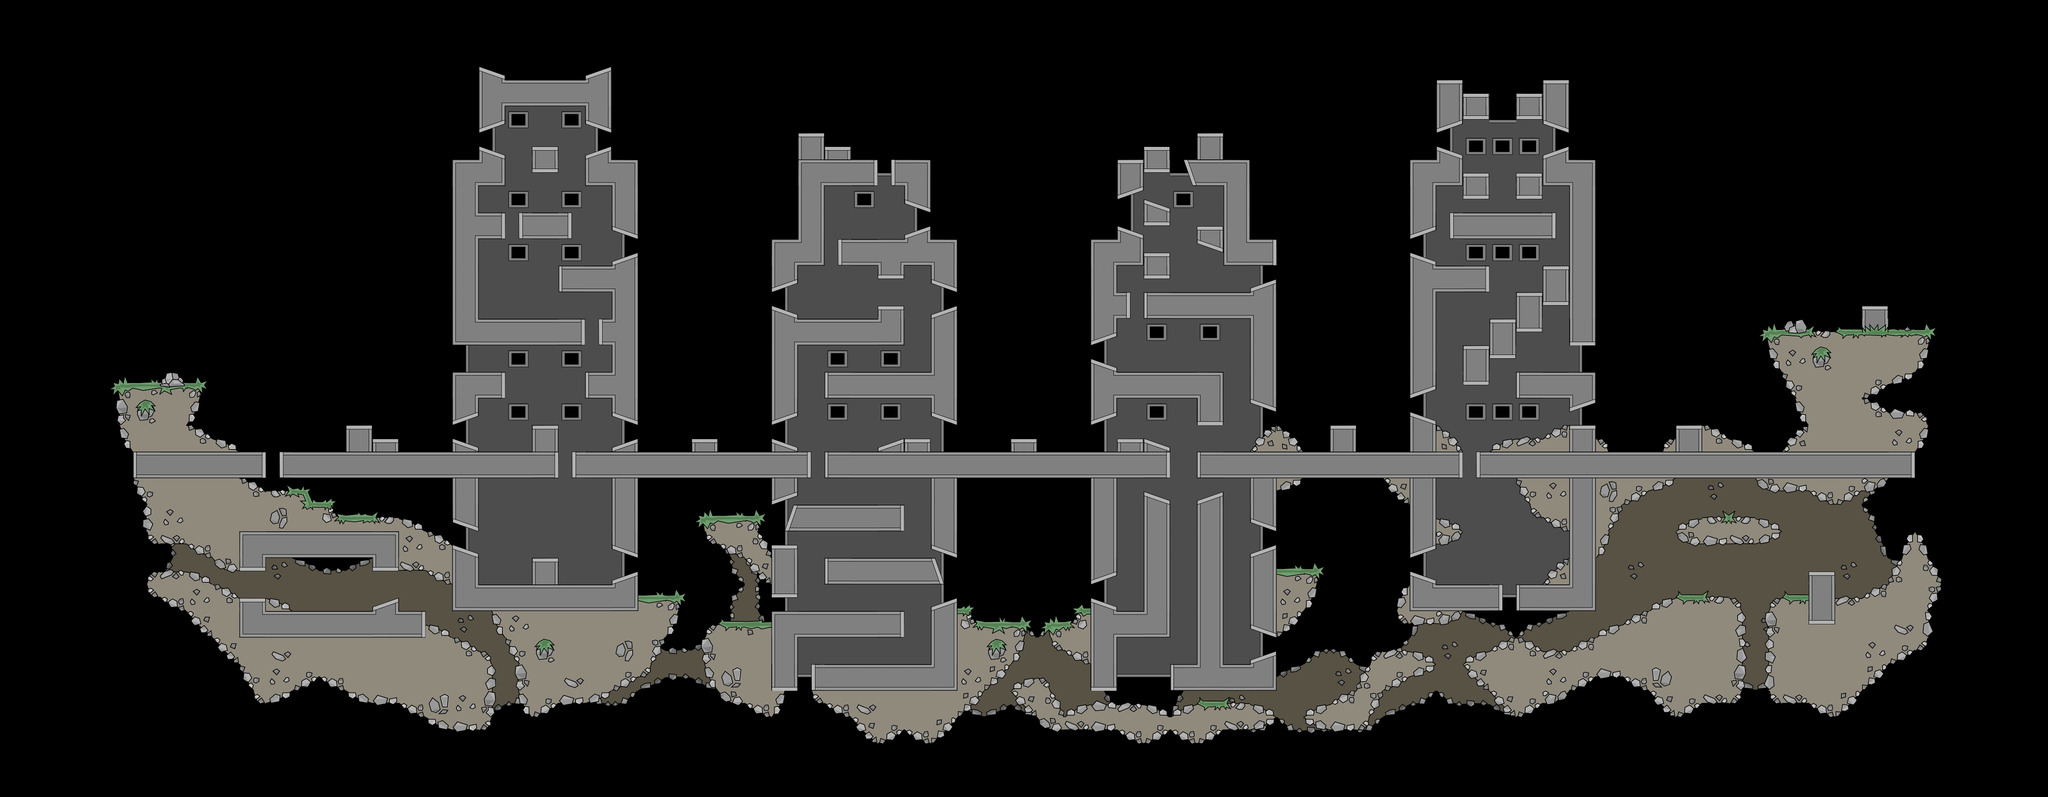

A level layout from a 2D game, rendered from its tile map. Below: a short description, then the map file with tile-grid data replaced by summaries:
An orthogonal 77x30 tile map with 64x64 px tiles, 2 tile layers (tilebg, tile) and 38 objects (2x sp_p_05, 2x wp_p_16, 2x wp_p_18, wp_p_00, wp_p_02, ...).

<map version="1.0" orientation="orthogonal" width="77" height="30" tilewidth="64" tileheight="64">
 <tileset firstgid="1" source="t64_new.tsx" />
 <layer name="tilebg" width="77" height="30">
  <data>[2310 cells, 572 non-empty, 28 distinct tile ids]</data>
 </layer>
 <layer name="tile" width="77" height="30">
  <data>[2310 cells, 718 non-empty, 90 distinct tile ids]</data>
 </layer>
 <objectgroup name="objects" width="77" height="30">
  <object name="wp_p_00" x="2911" y="523">
   <properties>
    <property name="weapon" value="m16,m14" />
   </properties>
  </object>
  <object name="wp_p_02" x="2081" y="870">
   <properties>
    <property name="weapon" value="ak47,fragnade" />
   </properties>
  </object>
  <object name="wp_p_01" x="1313" y="1296">
   <properties>
    <property name="weapon" value="smaw,phasr" />
   </properties>
  </object>
  <object name="wp_p_03" x="3509" y="610">
   <properties>
    <property name="weapon" value="m93ba,m14" />
   </properties>
  </object>
  <object name="wp_p_04" x="4414" y="735">
   <properties>
    <property name="weapon" value="m16,ak47,tavor" />
   </properties>
  </object>
  <object name="wp_p_05" x="1312" y="324">
   <properties>
    <property name="weapon" value="m93ba,m14" />
   </properties>
  </object>
  <object name="wp_p_06" x="3681" y="865">
   <properties>
    <property name="weapon" value="uzi,mp5,shotgun,magnum" />
   </properties>
  </object>
  <object name="wp_p_07" x="1280" y="739">
   <properties>
    <property name="weapon" value="uzi,mp5,shotgun,magnum" />
   </properties>
  </object>
  <object name="wp_p_08" x="353" y="806">
   <properties>
    <property name="weapon" value="ak47,m16,tavor" />
   </properties>
  </object>
  <object name="sp_p_00" x="1306" y="32" />
  <object name="sp_p_01" x="1591" y="1213" />
  <object name="sp_p_02" x="3616" y="35" />
  <object name="sp_p_11" x="741" y="1388" />
  <object name="sp_p_04" x="356" y="551" />
  <object name="sp_p_05" x="2546" y="1224" />
  <object name="sp_p_05" x="2464" y="865" />
  <object name="sp_p_06" x="4450" y="547" />
  <object name="wp_p_12" x="2847" y="868">
   <properties>
    <property name="weapon" value="ak47,fragnade" />
   </properties>
  </object>
  <object name="wp_p_20" x="2848" y="1567">
   <properties>
    <property name="weapon" value="healthpack,machete,gasnade" />
   </properties>
  </object>
  <object name="wp_p_21" x="4577" y="960">
   <properties>
    <property name="weapon" value="healthpack,boosttank" />
   </properties>
  </object>
  <object name="sp_p_10" x="3969" y="1266" />
  <object name="sp_p_12" x="2080" y="164" />
  <object name="sp_p_13" x="2848" y="163" />
  <object name="wp_p_11" x="1792" y="1448">
   <properties>
    <property name="weapon" value="mp5,ak47,tavor" />
   </properties>
  </object>
  <object name="wp_p_14" x="4255" y="1064">
   <properties>
    <property name="weapon" value="flame,proxynade,emp" />
   </properties>
  </object>
  <object name="wp_p_15" x="3123" y="1319">
   <properties>
    <property name="weapon" value="ak47,mp5,tavor" />
   </properties>
  </object>
  <object name="wp_p_16" x="804" y="1408">
   <properties>
    <property name="weapon" value="shotgun,riot,machete" />
   </properties>
  </object>
  <object name="wp_p_17" x="736" y="1060">
   <properties>
    <property name="weapon" value="flame,proxynade,emp" />
   </properties>
  </object>
  <object name="wp_p_18" x="4159" y="1213">
   <properties>
    <property name="weapon" value="fragnade,gasnade,proxynade" />
   </properties>
  </object>
  <object name="wp_p_19" x="419" y="1344">
   <properties>
    <property name="weapon" value="healthpack,boosttank" />
   </properties>
  </object>
  <object name="wp_p_24" x="2083" y="1568">
   <properties>
    <property name="weapon" value="healthpack,machete,gasnade" />
   </properties>
  </object>
  <object name="wp_p_16" x="4099" y="1394">
   <properties>
    <property name="weapon" value="shotgun,riot,machete" />
   </properties>
  </object>
  <object name="sp_p_26" x="3317" y="1252" />
  <object name="wp_p_18" x="863" y="1201">
   <properties>
    <property name="weapon" value="fragnade,gasnade,proxynade" />
   </properties>
  </object>
  <object name="wp_p_27" x="3551" y="1361">
   <properties>
    <property name="weapon" value="smaw,phasr" />
   </properties>
  </object>
  <object name="wp_p_30" x="2080" y="544">
   <properties>
    <property name="weapon" value="m16,m14" />
   </properties>
  </object>
  <object name="wp_p_31" x="2371" y="1460">
   <properties>
    <property name="weapon" value="fragnade,gasnade,proxynade" />
   </properties>
  </object>
  <object name="wp_p_32" x="2558" y="1461">
   <properties>
    <property name="weapon" value="fragnade,gasnade,proxynade" />
   </properties>
  </object>
 </objectgroup>
</map>
